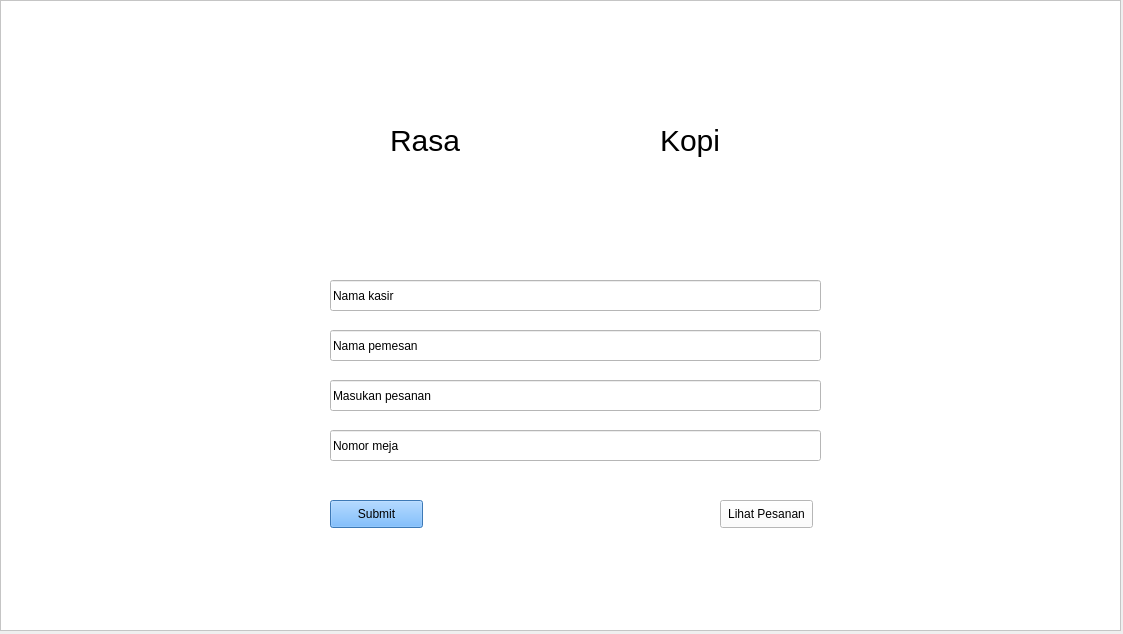
<?xml version="1.0" encoding="UTF-8"?>
<ui version="4.0">
 <class>Form</class>
 <widget class="QWidget" name="Form">
  <property name="geometry">
   <rect>
    <x>0</x>
    <y>0</y>
    <width>1123</width>
    <height>634</height>
   </rect>
  </property>
  <property name="windowTitle">
   <string>Form</string>
  </property>
  <widget class="QFrame" name="frame">
   <property name="geometry">
    <rect>
     <x>0</x>
     <y>0</y>
     <width>1121</width>
     <height>631</height>
    </rect>
   </property>
   <property name="styleSheet">
    <string notr="true">background:rgb(255, 255, 255);</string>
   </property>
   <property name="frameShape">
    <enum>QFrame::StyledPanel</enum>
   </property>
   <property name="frameShadow">
    <enum>QFrame::Raised</enum>
   </property>
   <widget class="QLabel" name="label">
    <property name="geometry">
     <rect>
      <x>390</x>
      <y>120</y>
      <width>81</width>
      <height>41</height>
     </rect>
    </property>
    <property name="styleSheet">
     <string notr="true">font-size:30px;</string>
    </property>
    <property name="text">
     <string>Rasa</string>
    </property>
   </widget>
   <widget class="QLabel" name="label_2">
    <property name="geometry">
     <rect>
      <x>660</x>
      <y>120</y>
      <width>71</width>
      <height>41</height>
     </rect>
    </property>
    <property name="styleSheet">
     <string notr="true">font-size:30px;</string>
    </property>
    <property name="text">
     <string>Kopi</string>
    </property>
   </widget>
   <widget class="QLineEdit" name="lineEdit">
    <property name="geometry">
     <rect>
      <x>330</x>
      <y>280</y>
      <width>491</width>
      <height>31</height>
     </rect>
    </property>
    <property name="text">
     <string>Nama kasir</string>
    </property>
   </widget>
   <widget class="QLineEdit" name="lineEdit_3">
    <property name="geometry">
     <rect>
      <x>330</x>
      <y>330</y>
      <width>491</width>
      <height>31</height>
     </rect>
    </property>
    <property name="text">
     <string>Nama pemesan</string>
    </property>
   </widget>
   <widget class="QLineEdit" name="lineEdit_4">
    <property name="geometry">
     <rect>
      <x>330</x>
      <y>380</y>
      <width>491</width>
      <height>31</height>
     </rect>
    </property>
    <property name="text">
     <string>Masukan pesanan</string>
    </property>
   </widget>
   <widget class="QLineEdit" name="lineEdit_5">
    <property name="geometry">
     <rect>
      <x>330</x>
      <y>430</y>
      <width>491</width>
      <height>31</height>
     </rect>
    </property>
    <property name="text">
     <string>Nomor meja</string>
    </property>
   </widget>
   <widget class="QPushButton" name="pushButton">
    <property name="geometry">
     <rect>
      <x>330</x>
      <y>500</y>
      <width>93</width>
      <height>28</height>
     </rect>
    </property>
    <property name="styleSheet">
     <string notr="true">background-color:rgb(85, 170, 255)</string>
    </property>
    <property name="text">
     <string>Submit</string>
    </property>
   </widget>
   <widget class="QPushButton" name="pushButton_2">
    <property name="geometry">
     <rect>
      <x>720</x>
      <y>500</y>
      <width>93</width>
      <height>28</height>
     </rect>
    </property>
    <property name="text">
     <string>Lihat Pesanan</string>
    </property>
   </widget>
   <widget class="QLabel" name="label_5">
    <property name="geometry">
     <rect>
      <x>460</x>
      <y>90</y>
      <width>201</width>
      <height>91</height>
     </rect>
    </property>
    <property name="styleSheet">
     <string notr="true">image:url(:/img/9a2d6ab27d145971a4dc8eaf78811288.png);</string>
    </property>
    <property name="text">
     <string/>
    </property>
   </widget>
   <widget class="QLabel" name="label_6">
    <property name="geometry">
     <rect>
      <x>30</x>
      <y>220</y>
      <width>231</width>
      <height>261</height>
     </rect>
    </property>
    <property name="styleSheet">
     <string notr="true">image:url(:/img/images.jpeg);</string>
    </property>
    <property name="text">
     <string/>
    </property>
   </widget>
   <widget class="QLabel" name="label_7">
    <property name="geometry">
     <rect>
      <x>900</x>
      <y>210</y>
      <width>161</width>
      <height>241</height>
     </rect>
    </property>
    <property name="styleSheet">
     <string notr="true">image:url(:/img/images.png);</string>
    </property>
    <property name="text">
     <string/>
    </property>
   </widget>
  </widget>
 </widget>
 <resources>
  <include location="image.qrc"/>
 </resources>
 <connections/>
</ui>
